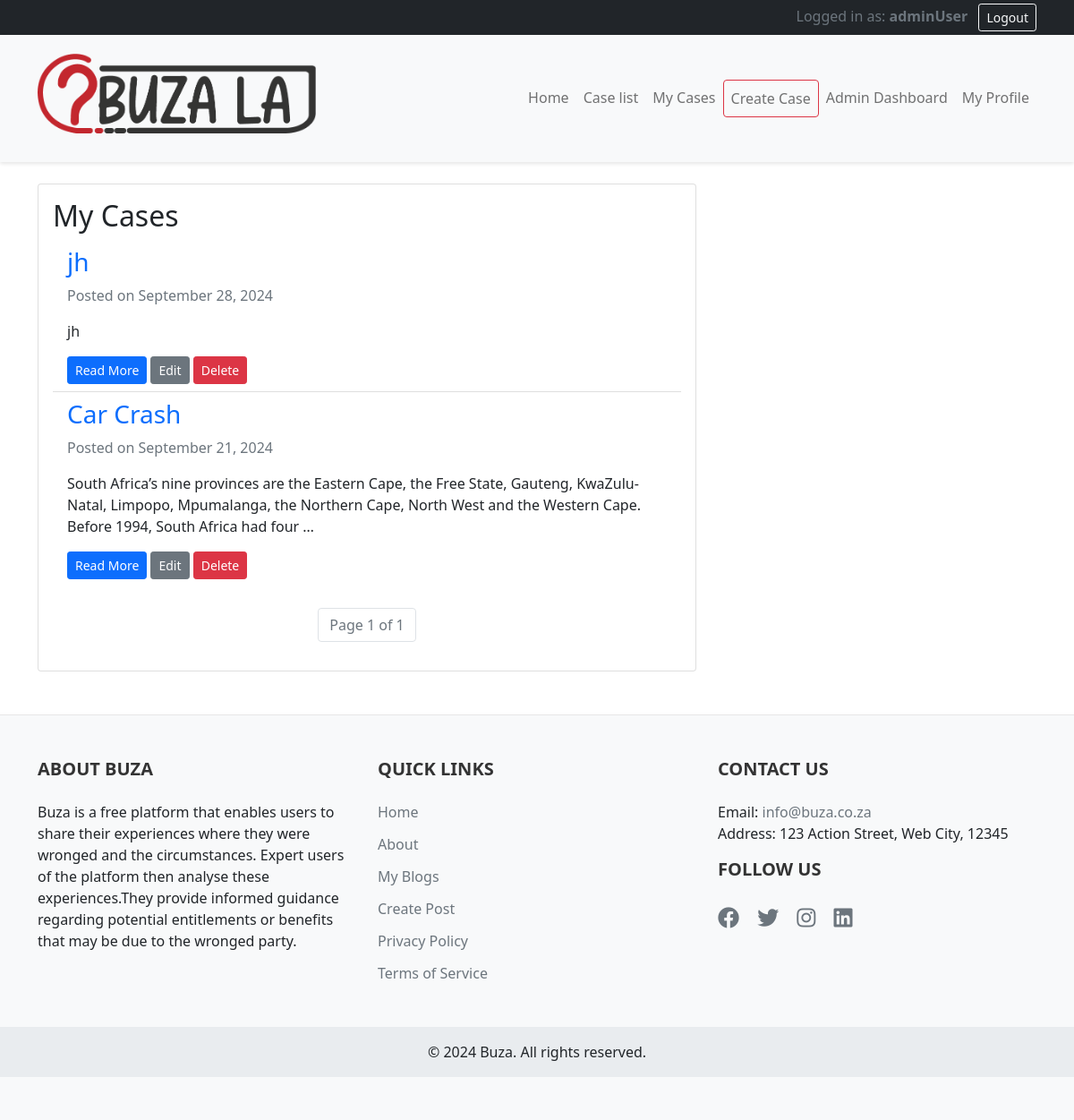
/my-blogs/ (signed in), run on an earlier commit of the app's database.
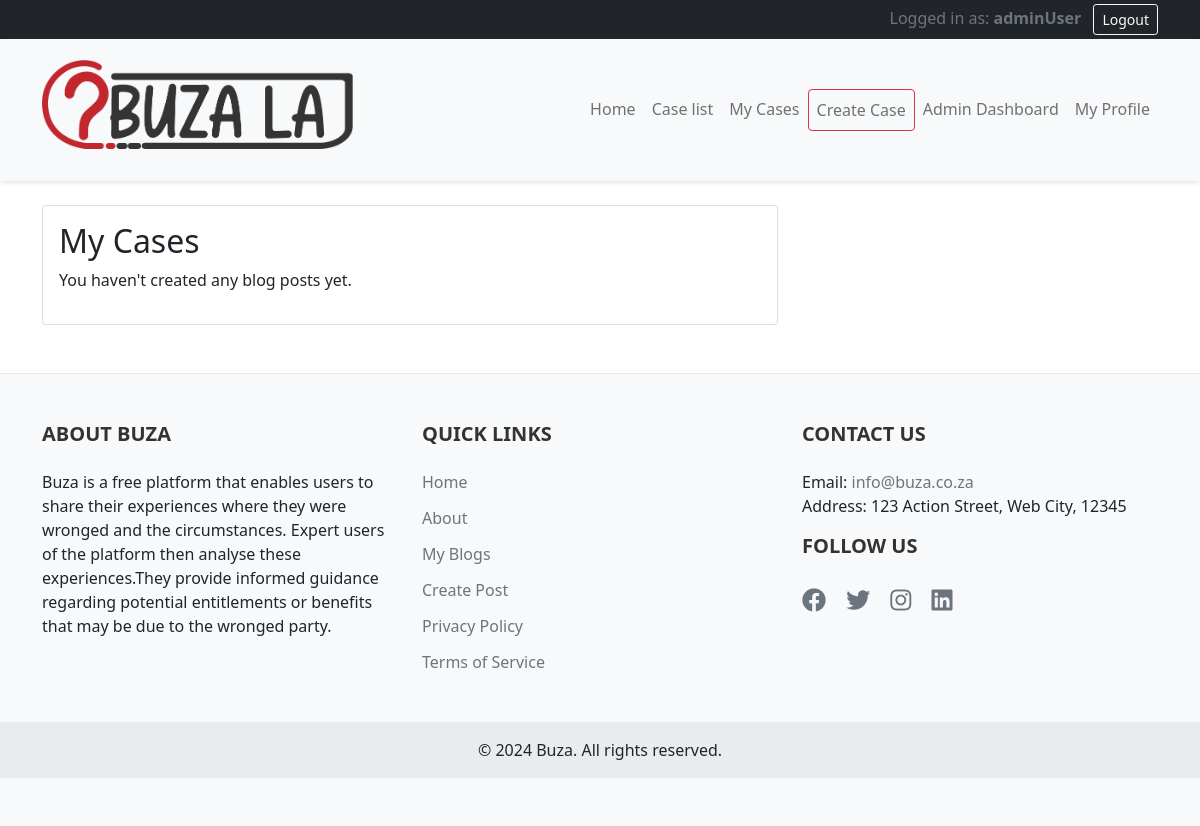
And on a later commit of the database.
### blog/models.py (models this page shows, shortened)
class BlogPost(models.Model):
    AGAINST_CHOICES = [
        ('Eastern Cape', 'Eastern Cape'),
        ('Free State', 'Free State'),
        ('Gauteng', 'Gauteng'),
        ('KwaZulu-Natal', 'KwaZulu-Natal'),
        ('Limpopo', 'Limpopo'),
        ('Mpumalanga', 'Mpumalanga'),
        ('North West', 'North West'),
        ('Western Cape', 'Western Cape'),
        ('Northern Cape', 'Northern Cape,'),
    ]
    title = models.CharField(max_length=200)
    content = models.TextField()
    author = models.ForeignKey(User, on_delete=models.CASCADE)
    author_name = models.CharField(max_length=100, blank=True)  # New field
    created_at = models.DateTimeField(auto_now_add=True)
    updated_at = models.DateTimeField(auto_now=True)
    against = models.CharField(max_length=100)
    suburb = models.CharField(max_length=100)
    incident_date = models.DateField()
    file1 = models.FileField(upload_to='blog_files/', blank=True, null=True)
    file2 = models.FileField(upload_to='blog_files/', blank=True, null=True)
    file3 = models.FileField(upload_to='blog_files/', blank=True, null=True)
    file4 = models.FileField(upload_to='blog_files/', blank=True, null=True)
    province = models.CharField(max_length=100, choices=AGAINST_CHOICES)

### blog/views.py (the view)
# urls.py: path('my-blogs/', views.my_blogs, name='my_blogs'),
@login_required
def my_blogs(request):
    user_posts = BlogPost.objects.filter(author=request.user).order_by('-created_at')
    paginator = Paginator(user_posts, 10)  # Show 10 posts per page
    page_number = request.GET.get('page')
    page_obj = paginator.get_page(page_number)
    return render(request, 'blog/my_blogs.html', {'page_obj': page_obj})

### blog/templates/blog/my_blogs.html (shortened to what this page needs)
{% extends 'blog/base.html' %}
{% block content %}
<div class="card">
    <div class="card-body">
        <h2 class="card-title">My Cases</h2>
        {% if page_obj %}
            <ul class="list-group list-group-flush">
            {% for post in page_obj %}
                <li class="list-group-item">
                    <h3><a href="{% url 'post_detail' post.id %}">{{ post.title }}</a></h3>
                    <p class="text-muted">Posted on {{ post.created_at|date:"F d, Y" }}</p>
                    <p>{{ post.content|truncatewords:30 }}</p>
                    <a href="{% url 'post_detail' post.id %}" class="btn btn-sm btn-primary">Read More</a>
                    <a href="{% url 'edit_post' post.id %}" class="btn btn-sm btn-secondary">Edit</a>
                    <a href="{% url 'delete_post' post.id %}" class="btn btn-sm btn-danger">Delete</a>
                </li>
            {% endfor %}
            </ul>
            <nav aria-label="Page navigation" class="mt-4">
                <ul class="pagination justify-content-center">
                    <li class="page-item disabled"><a class="page-link" href="#">Page {{ page_obj.number }} of {{ page_obj.paginator.num_pages }}</a></li>
                </ul>
            </nav>
        {% else %}
            <p>You haven't created any blog posts yet.</p>
        {% endif %}
    </div>
</div>
{% endblock %}

What changed in the data, as far as the page shows it:
removed BlogPost: title "jh", created_at "September 28, 2024", content "jh"
removed BlogPost: title "Car Crash", created_at "September 21, 2024", content "South Africa’s nine provinces are the Eastern Cape, the Free State, Gauteng, KwaZulu-Natal, Limpopo, Mpumalanga, the Northern Cape, North West and the Western Cape. Before 1994, South Africa had four …"
Also different on the page:
{{ page_obj.number }}: "1" → (not shown)
{{ page_obj.paginator.num_pages }}: "1" → (not shown)
text no longer shown: "Page of"
text now shown: "You haven't created any blog posts yet."
